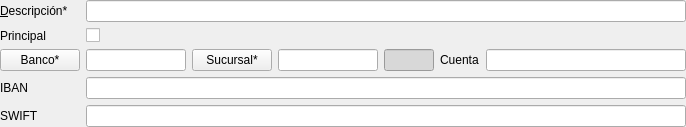
<?xml version="1.0" encoding="UTF-8"?>
<ui version="4.0">
 <class>frmBancos</class>
 <widget class="QWidget" name="frmBancos">
  <property name="geometry">
   <rect>
    <x>0</x>
    <y>0</y>
    <width>686</width>
    <height>104</height>
   </rect>
  </property>
  <property name="windowTitle">
   <string>Cuentas bancarias de Empresa</string>
  </property>
  <property name="windowIcon">
   <iconset>
    <normaloff>:/aplicacion/images/alephLogoIcon.ico</normaloff>:/aplicacion/images/alephLogoIcon.ico</iconset>
  </property>
  <property name="tableName" stdset="0">
   <string>cuentasbcoterceros</string>
  </property>
  <layout class="QVBoxLayout" name="verticalLayout">
   <property name="margin">
    <number>0</number>
   </property>
   <item>
    <layout class="QGridLayout" name="gridLayout_2">
     <item row="2" column="5">
      <widget class="QLabel" name="lblNombre_4">
       <property name="text">
        <string>Cuenta</string>
       </property>
       <property name="buddy">
        <cstring>db_cuenta</cstring>
       </property>
      </widget>
     </item>
     <item row="3" column="0">
      <widget class="QLabel" name="lblNombre_7">
       <property name="text">
        <string>IBAN</string>
       </property>
       <property name="buddy">
        <cstring>db_iban</cstring>
       </property>
      </widget>
     </item>
     <item row="4" column="0">
      <widget class="QLabel" name="lblNombre_8">
       <property name="text">
        <string>SWIFT</string>
       </property>
       <property name="buddy">
        <cstring>db_swift</cstring>
       </property>
      </widget>
     </item>
     <item row="4" column="1" colspan="6">
      <widget class="DBLineEdit" name="db_swift">
       <property name="sizePolicy">
        <sizepolicy hsizetype="Preferred" vsizetype="Fixed">
         <horstretch>0</horstretch>
         <verstretch>0</verstretch>
        </sizepolicy>
       </property>
       <property name="whatsThis">
        <string>Código único que identifica a la tarjeta de crédito</string>
       </property>
       <property name="inputMask">
        <string>999; </string>
       </property>
       <property name="fieldName">
        <string>swift</string>
       </property>
       <property name="dataEditable">
        <bool>true</bool>
       </property>
      </widget>
     </item>
     <item row="2" column="3">
      <widget class="DBLineEdit" name="db_codsucursal">
       <property name="maximumSize">
        <size>
         <width>100</width>
         <height>16777215</height>
        </size>
       </property>
       <property name="inputMask">
        <string>9999; </string>
       </property>
       <property name="fieldName">
        <string>codsucursal</string>
       </property>
       <property name="dataEditable">
        <bool>true</bool>
       </property>
       <property name="autoComplete">
        <set>AlephERP::NoCompletition</set>
       </property>
       <property name="autoCompletePopupSize">
        <size>
         <width>500</width>
         <height>0</height>
        </size>
       </property>
      </widget>
     </item>
     <item row="2" column="1">
      <widget class="DBLineEdit" name="db_codentidad">
       <property name="maximumSize">
        <size>
         <width>100</width>
         <height>16777215</height>
        </size>
       </property>
       <property name="layoutDirection">
        <enum>Qt::RightToLeft</enum>
       </property>
       <property name="inputMask">
        <string>9999; </string>
       </property>
       <property name="fieldName">
        <string>codentidad</string>
       </property>
       <property name="dataEditable">
        <bool>true</bool>
       </property>
       <property name="autoComplete">
        <set>AlephERP::NoCompletition</set>
       </property>
       <property name="autoCompletePopupSize">
        <size>
         <width>500</width>
         <height>200</height>
        </size>
       </property>
      </widget>
     </item>
     <item row="2" column="0">
      <widget class="DBChooseRecordButton" name="dbcrbCodEntidad">
       <property name="whatsThis">
        <string>Cuenta bancaria en el que se produce el cargo asociado a esta tarjeta.</string>
       </property>
       <property name="text">
        <string>Banco*</string>
       </property>
       <property name="fieldName">
        <string>codentidad</string>
       </property>
      </widget>
     </item>
     <item row="2" column="4">
      <widget class="DBLineEdit" name="db_dc">
       <property name="maximumSize">
        <size>
         <width>50</width>
         <height>16777215</height>
        </size>
       </property>
       <property name="focusPolicy">
        <enum>Qt::NoFocus</enum>
       </property>
       <property name="styleSheet">
        <string notr="true">background-color: rgb(216, 216, 216);</string>
       </property>
       <property name="fieldName">
        <string>dc</string>
       </property>
      </widget>
     </item>
     <item row="2" column="2">
      <widget class="DBChooseRecordButton" name="dbcrbCodSucursal">
       <property name="whatsThis">
        <string>Cuenta bancaria en el que se produce el cargo asociado a esta tarjeta.</string>
       </property>
       <property name="text">
        <string>Sucursal*</string>
       </property>
       <property name="fieldName">
        <string>codsucursal</string>
       </property>
      </widget>
     </item>
     <item row="0" column="0">
      <widget class="QLabel" name="lblNombre">
       <property name="text">
        <string>&amp;Descripción*</string>
       </property>
       <property name="buddy">
        <cstring>db_descripcion</cstring>
       </property>
      </widget>
     </item>
     <item row="2" column="6">
      <widget class="DBLineEdit" name="db_cuenta">
       <property name="maximumSize">
        <size>
         <width>200</width>
         <height>16777215</height>
        </size>
       </property>
       <property name="whatsThis">
        <string>Numeración de la tarjeta</string>
       </property>
       <property name="inputMask">
        <string>9999999999; </string>
       </property>
       <property name="fieldName">
        <string>cuenta</string>
       </property>
       <property name="dataEditable">
        <bool>true</bool>
       </property>
      </widget>
     </item>
     <item row="0" column="1" colspan="6">
      <widget class="DBLineEdit" name="db_descripcion">
       <property name="whatsThis">
        <string>Descripción</string>
       </property>
       <property name="fieldName">
        <string>descripcion</string>
       </property>
       <property name="dataEditable">
        <bool>true</bool>
       </property>
      </widget>
     </item>
     <item row="3" column="1" colspan="6">
      <widget class="DBLineEdit" name="db_iban">
       <property name="sizePolicy">
        <sizepolicy hsizetype="Preferred" vsizetype="Fixed">
         <horstretch>0</horstretch>
         <verstretch>0</verstretch>
        </sizepolicy>
       </property>
       <property name="whatsThis">
        <string>Código único que identifica a la tarjeta de crédito</string>
       </property>
       <property name="inputMask">
        <string>999; </string>
       </property>
       <property name="fieldName">
        <string>iban</string>
       </property>
       <property name="dataEditable">
        <bool>true</bool>
       </property>
      </widget>
     </item>
     <item row="1" column="1">
      <widget class="DBCheckBox" name="db_principal">
       <property name="fieldName">
        <string>principal</string>
       </property>
       <property name="dataEditable">
        <bool>true</bool>
       </property>
      </widget>
     </item>
     <item row="1" column="0">
      <widget class="QLabel" name="label">
       <property name="text">
        <string>Principal</string>
       </property>
      </widget>
     </item>
    </layout>
   </item>
  </layout>
 </widget>
 <customwidgets>
  <customwidget>
   <class>DBCheckBox</class>
   <extends>QCheckBox</extends>
   <header>widgets/dbcheckbox.h</header>
  </customwidget>
  <customwidget>
   <class>DBChooseRecordButton</class>
   <extends>QPushButton</extends>
   <header>widgets/dbchooserecordbutton.h</header>
  </customwidget>
  <customwidget>
   <class>DBLineEdit</class>
   <extends>QLineEdit</extends>
   <header>widgets/dblineedit.h</header>
  </customwidget>
 </customwidgets>
 <resources>
  <include location="../../resources/resources.qrc"/>
 </resources>
 <connections/>
</ui>
